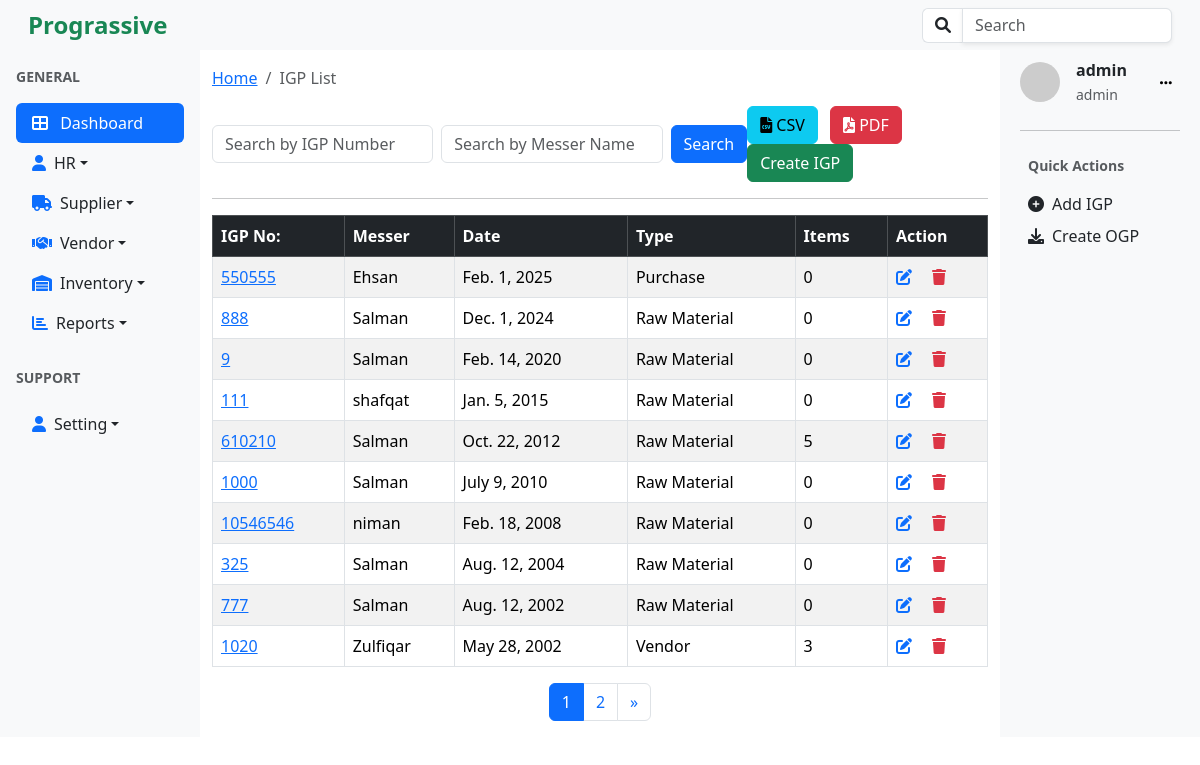
Screenshot of /igp/list/ (signed in) with the database file from the repository.
### igp/models.py (models this page shows, shortened)
class IGP(models.Model):
    igp_number = models.CharField(max_length=20, unique=True)
    messer = models.ForeignKey(Supplier,on_delete=models.CASCADE)
    date = models.DateField(default=timezone.now)
    vehicle_number = models.CharField(max_length=20, blank=True, null=True)
    vehicle_type = models.CharField(max_length=50, blank=True, null=True)
    driver_name = models.CharField(max_length=50, blank=True, null=True)
    driver_contact = models.CharField(max_length=15, blank=True, null=True)
    category=models.ForeignKey(Category, on_delete=models.CASCADE)
    address=models.CharField(max_length=100, null=False, blank=False)
    created_by = models.ForeignKey(User, on_delete=models.CASCADE, null=True, blank=True)
    created_at = models.DateTimeField(auto_now_add=True, null=True, blank=True )
    updated_at = models.DateTimeField(auto_now=True, null=True, blank=True)

### suppliers/models.py (models this page shows)
class Supplier(models.Model):
    name=models.CharField(max_length=20, blank=False, unique=True)
    phone=models.CharField(max_length=15)
    address =models.CharField(max_length=100, blank=True, null=True)
    def __str__(self):
        return self.name

### categories/models.py (models this page shows)
class Category(models.Model):
    name=models.CharField(max_length=30, null=False, blank=False, unique=True)
    description = models.TextField(null=True, blank=True)
    def __str__(self):
        return self.name

### accounts/models.py (models this page shows, shortened)
class User(AbstractUser):
    role = models.ForeignKey(Role, on_delete=models.SET_NULL, null=True, blank=True)

class Role(models.Model):
    ADMIN = 'admin'
    HR = 'hr'
    STAFF = 'staff'
    ROLE_CHOICES = [
        (ADMIN, 'Admin'),
        (HR, 'HR'),
        (STAFF, 'Staff'),
    ]
    name = models.CharField(max_length=50, choices=ROLE_CHOICES, default=STAFF)
    description = models.TextField(blank=True)
    def __str__(self):
        return self.name

### utils/decorators.py (the view, shortened to what this page needs)
        def _wrapped_view(request, *args, **kwargs):
            return view_func(request, *args, **kwargs)

### igp/views.py (called while the page is built)
@login_required
@role_required('staff','hr','admin')
def igp_list(request):
    filters = {
        'igp_number': 'igp_number',
        'messer__name':'messer',
    }
    igp_list, search_params = search_and_paginate(
        request,
        model=IGP,
        filters=filters,
        ordering='-date',
        per_page=10,
    )
    return render(request, 'igp_list.html', {
        'igp_list': igp_list,
        'search_params': search_params,
        'search_active': bool(search_params),
    })

### utils/helpers.py (called while the page is built)
def search_and_paginate(request, model, filters=None, ordering=None, per_page=10):
    query = Q()
    search_params = {}
    if filters:
        for field, value in filters.items():
            search_value = request.GET.get(value, '').strip()
            if search_value:
                query &= Q(**{f"{field}__icontains": search_value})
                search_params[value] = search_value
    queryset = model.objects.filter(query).order_by(ordering if ordering else '-id')
    paginator = Paginator(queryset, per_page)
    page_number = request.GET.get('page')
    paginated_queryset = paginator.get_page(page_number)
    return paginated_queryset, search_params

### igp/templates/igp_list.html (shortened to what this page needs)
{% extends 'base.html' %}
{% block content %}
<nav aria-label="breadcrumb" class="my-3">
  <ol class="breadcrumb">
    <li class="breadcrumb-item"><a href="{% url 'home'%}">Home</a></li>
    <li class="breadcrumb-item active" aria-current="page">IGP List</li>
  </ol>
</nav>
<div class="d-flex justify-content-between align-items-center mb-3">
    <form class="d-flex" method="GET" action="{% url 'igp_list' %}">
        <input type="text" name="igp_number" class="form-control me-2" placeholder="Search by IGP Number" value="{{ request.GET.igp_number|default_if_none:'' }}">
        <input type="text" name="messer" class="form-control me-2" placeholder="Search by Messer Name" value="{{ request.GET.messer|default_if_none:'' }}">
        <button type="submit" class="btn btn-primary">Search</button>
    </form>
    <div>
        <a href="{% url 'export_igp_csv' %}" class="btn btn-info me-2" title="Export CSV">
            <i class="fa fa-file-csv"></i> CSV
        </a>
        <a href="{% url 'export_igp_pdf' %}" class="btn btn-danger me-2" title="Export PDF">
            <i class="fa fa-file-pdf"></i> PDF
        </a>
        <a href="{% url 'create_igp' %}" class="btn btn-success">Create IGP</a>
    </div>
</div>
<hr />
<div class="table-responsive">
    <table class="table table-bordered table-striped table-hover">
        <thead class="table-dark">
            <tr>
                <th scope="col">IGP No:</th>
                <th scope="col">Messer</th>
                <th scope="col">Date</th>
                <th scope="col">Type</th>
                <th scope="col">Items</th>
                <th scope="col">Action</th>
            </tr>
        </thead>
        <tbody>
            {% for igp in igp_list %}
                <tr>
                    <td><a href="{% url 'igp_item_list' igp.igp_number %}" >
                        {{ igp.igp_number }} </a></td>
                    <td>{{ igp.messer }}</td>
                    <td>{{ igp.date }}</td>
                    <td>{{ igp.category }}</td>
                    <td>
                        {{ igp.items.count }}
                  </td>
                    <td>
                        <a href="{% url 'update_igp' igp.id %}" class="text-primary" title="Edit"><i class="fa fa-edit"></i></a>
                        <a href="{% url 'delete_igp' igp.id %}" class="text-danger ms-3" title="Delete"><i class="fa fa-trash"></i></a>
                    </td>
                </tr>
            {% endfor %}
        </tbody>
    </table>
</div>
<div class="d-flex justify-content-center">
  <nav aria-label="Page navigation">
      <ul class="pagination">
          {% for num in igp_list.paginator.page_range %}
          <li class="page-item {% if num == igp_list.number %}active{% endif %}">
              <a class="page-link" href="?page={{ num }}">{{ num }}</a>
          </li>
          {% endfor %}
          {% if igp_list.has_next %}
          <li class="page-item">
              <a class="page-link" href="?page={{ igp_list.next_page_number }}" aria-label="Next">
                  <span aria-hidden="true">&raquo;</span>
              </a>
          </li>
          {% endif %}
      </ul>
  </nav>
</div>
{% endblock %}

### templates/right_sidebar.html (shortened to what this page needs)
<div class=" bg-light p-2">
  <div class="d-flex align-items-center mb-4 ml-2">
    <img
      src="https://ui-avatars.com/api/?name={{user.username}}"
      alt="User Avatar"
      class="rounded-circle me-3"
      width="40"
    />
    <div>
      <p class="mb-0 fw-bold">{{user.username}}</p>
      <small class="text-muted">{{user.role}}</small>
    </div>
    <div class="dropdown ms-auto">
    <button class="btn btn-light btn-sm ms-auto "  id="dropdownMenuButton" data-bs-toggle="dropdown" aria-expanded="false" style="box-shadow: none; border:1px;">
      <i class="fa fa-ellipsis-h"></i>
    </button>
</div>
  </div>
  <hr />
  <div class="mb-4 p-2">
    <p class="text-muted small fw-bold">Quick Actions</p>
    <ul class="list-unstyled">
      <li class="mb-2">
        <a href="{% url 'create_igp'%}" class="d-flex align-items-center text-dark text-decoration-none">
          <i class="fa fa-plus-circle me-2"></i> Add IGP
        </a>
      </li>
      <li>
        <a href="#" class="d-flex align-items-center text-dark text-decoration-none">
          <i class="fa fa-download me-2"></i> Create OGP
        </a>
      </li>
    </ul>
  </div>
</div>

### rows the page displays
IGP: igp_number "550555", messer "Ehsan", date "Feb. 1, 2025", category "Purchase", items.count "0"
IGP: igp_number "888", messer "Salman", date "Dec. 1, 2024", category "Raw Material", items.count "0"
IGP: igp_number "9", messer "Salman", date "Feb. 14, 2020", category "Raw Material", items.count "0"
IGP: igp_number "111", messer "shafqat", date "Jan. 5, 2015", category "Raw Material", items.count "0"
IGP: igp_number "610210", messer "Salman", date "Oct. 22, 2012", category "Raw Material", items.count "5"
IGP: igp_number "1000", messer "Salman", date "July 9, 2010", category "Raw Material", items.count "0"
IGP: igp_number "10546546", messer "niman", date "Feb. 18, 2008", category "Raw Material", items.count "0"
IGP: igp_number "325", messer "Salman", date "Aug. 12, 2004", category "Raw Material", items.count "0"
IGP: igp_number "777", messer "Salman", date "Aug. 12, 2002", category "Raw Material", items.count "0"
IGP: igp_number "1020", messer "Zulfiqar", date "May 28, 2002", category "Vendor", items.count "3"
User: username "admin", role "admin"

### other values shown
{{ num }} "1" "2"
